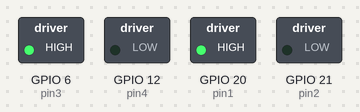
Simulated run of this program. Board: Raspberry Pi (BCM pin numbers). Parts: switched loads named in the program (green lamp = pin HIGH).

Above: at 0.1 s.
Timing chart, 0 to 1.6 s (numbered marks = the images above):
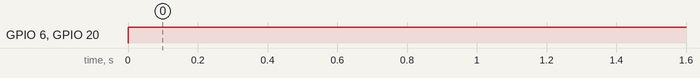

The program:

dc.py
```python
import RPi.GPIO as GPIO
import sys
import time


pin1 = 20
pin2 = 21
pin3 = 6
pin4 = 12

GPIO.setmode(GPIO.BCM)
GPIO.setup(pin1, GPIO.OUT)
GPIO.setup(pin2, GPIO.OUT)
GPIO.setup(pin3, GPIO.OUT)
GPIO.setup(pin4, GPIO.OUT)

try:
    while True:
        GPIO.output(pin1, True)
        GPIO.output(pin2, False)
        GPIO.output(pin3, True)
        GPIO.output(pin4, False)
        #print('Motor 1')
        #time.sleep(2)

except KeyboardInterrupt:
    GPIO.cleanup()
    sys.exit()
```

Measured:
- by itself, GPIO 6 (pin3), GPIO 20 (pin1): LOW → HIGH at 0.00 s
